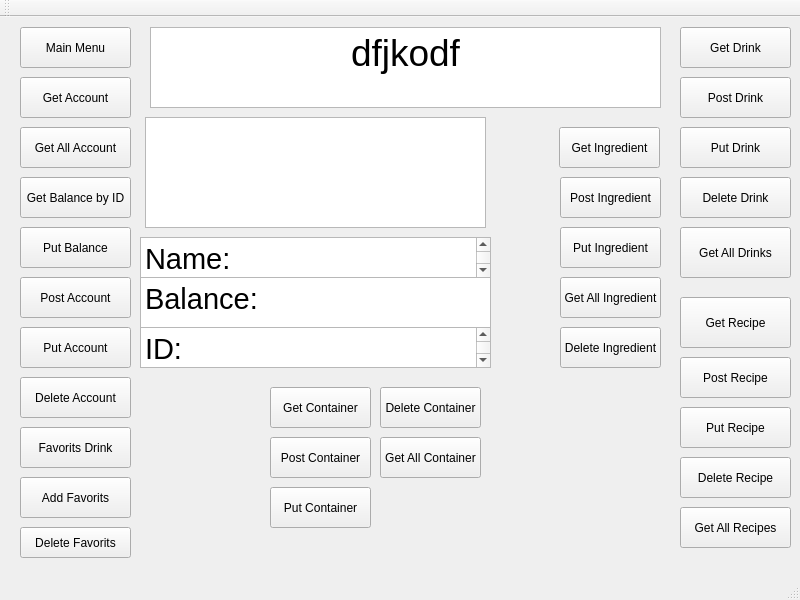
<?xml version="1.0" encoding="UTF-8"?>
<ui version="4.0">
 <class>MainWindow</class>
 <widget class="QMainWindow" name="MainWindow">
  <property name="geometry">
   <rect>
    <x>0</x>
    <y>0</y>
    <width>800</width>
    <height>600</height>
   </rect>
  </property>
  <property name="windowTitle">
   <string>MainWindow</string>
  </property>
  <widget class="QWidget" name="centralwidget">
   <widget class="QPushButton" name="pushPutAccountBalance">
    <property name="geometry">
     <rect>
      <x>20</x>
      <y>210</y>
      <width>111</width>
      <height>41</height>
     </rect>
    </property>
    <property name="text">
     <string>Put Balance</string>
    </property>
   </widget>
   <widget class="QPushButton" name="pushPostDrink">
    <property name="geometry">
     <rect>
      <x>680</x>
      <y>60</y>
      <width>111</width>
      <height>41</height>
     </rect>
    </property>
    <property name="text">
     <string>Post Drink</string>
    </property>
   </widget>
   <widget class="QPushButton" name="pushGetAccount">
    <property name="geometry">
     <rect>
      <x>20</x>
      <y>60</y>
      <width>111</width>
      <height>41</height>
     </rect>
    </property>
    <property name="text">
     <string>Get Account</string>
    </property>
   </widget>
   <widget class="QPushButton" name="pushGetDrink">
    <property name="geometry">
     <rect>
      <x>680</x>
      <y>10</y>
      <width>111</width>
      <height>41</height>
     </rect>
    </property>
    <property name="text">
     <string>Get Drink</string>
    </property>
   </widget>
   <widget class="QPushButton" name="pushFavoritsMenu">
    <property name="geometry">
     <rect>
      <x>20</x>
      <y>410</y>
      <width>111</width>
      <height>41</height>
     </rect>
    </property>
    <property name="text">
     <string>Favorits Drink</string>
    </property>
   </widget>
   <widget class="QTextBrowser" name="textMenu">
    <property name="geometry">
     <rect>
      <x>150</x>
      <y>10</y>
      <width>511</width>
      <height>81</height>
     </rect>
    </property>
    <property name="html">
     <string>&lt;!DOCTYPE HTML PUBLIC &quot;-//W3C//DTD HTML 4.0//EN&quot; &quot;http://www.w3.org/TR/REC-html40/strict.dtd&quot;&gt;
&lt;html&gt;&lt;head&gt;&lt;meta name=&quot;qrichtext&quot; content=&quot;1&quot; /&gt;&lt;meta charset=&quot;utf-8&quot; /&gt;&lt;style type=&quot;text/css&quot;&gt;
p, li { white-space: pre-wrap; }
&lt;/style&gt;&lt;/head&gt;&lt;body style=&quot; font-family:'Segoe UI'; font-size:9pt; font-weight:400; font-style:normal;&quot;&gt;
&lt;p align=&quot;center&quot; style=&quot; margin-top:0px; margin-bottom:0px; margin-left:0px; margin-right:0px; -qt-block-indent:0; text-indent:0px;&quot;&gt;&lt;span style=&quot; font-size:28pt;&quot;&gt;dfjkodf&lt;/span&gt;&lt;/p&gt;&lt;/body&gt;&lt;/html&gt;</string>
    </property>
   </widget>
   <widget class="QTextBrowser" name="textInformation">
    <property name="geometry">
     <rect>
      <x>145</x>
      <y>100</y>
      <width>341</width>
      <height>111</height>
     </rect>
    </property>
   </widget>
   <widget class="QPushButton" name="pushMainMenu">
    <property name="geometry">
     <rect>
      <x>20</x>
      <y>10</y>
      <width>111</width>
      <height>41</height>
     </rect>
    </property>
    <property name="text">
     <string>Main Menu</string>
    </property>
   </widget>
   <widget class="QPushButton" name="pushPostAccount">
    <property name="geometry">
     <rect>
      <x>20</x>
      <y>260</y>
      <width>111</width>
      <height>41</height>
     </rect>
    </property>
    <property name="text">
     <string>Post Account</string>
    </property>
   </widget>
   <widget class="QTextEdit" name="textInsertName">
    <property name="geometry">
     <rect>
      <x>140</x>
      <y>220</y>
      <width>351</width>
      <height>41</height>
     </rect>
    </property>
    <property name="html">
     <string>&lt;!DOCTYPE HTML PUBLIC &quot;-//W3C//DTD HTML 4.0//EN&quot; &quot;http://www.w3.org/TR/REC-html40/strict.dtd&quot;&gt;
&lt;html&gt;&lt;head&gt;&lt;meta name=&quot;qrichtext&quot; content=&quot;1&quot; /&gt;&lt;meta charset=&quot;utf-8&quot; /&gt;&lt;style type=&quot;text/css&quot;&gt;
p, li { white-space: pre-wrap; }
&lt;/style&gt;&lt;/head&gt;&lt;body style=&quot; font-family:'Segoe UI'; font-size:9pt; font-weight:400; font-style:normal;&quot;&gt;
&lt;p style=&quot; margin-top:0px; margin-bottom:0px; margin-left:0px; margin-right:0px; -qt-block-indent:0; text-indent:0px;&quot;&gt;&lt;span style=&quot; font-size:22pt;&quot;&gt;Name: &lt;/span&gt;&lt;/p&gt;&lt;/body&gt;&lt;/html&gt;</string>
    </property>
   </widget>
   <widget class="QPushButton" name="pushPutAccount">
    <property name="geometry">
     <rect>
      <x>20</x>
      <y>310</y>
      <width>111</width>
      <height>41</height>
     </rect>
    </property>
    <property name="text">
     <string>Put Account</string>
    </property>
   </widget>
   <widget class="QTextEdit" name="textInsertBalance">
    <property name="geometry">
     <rect>
      <x>140</x>
      <y>260</y>
      <width>351</width>
      <height>51</height>
     </rect>
    </property>
    <property name="html">
     <string>&lt;!DOCTYPE HTML PUBLIC &quot;-//W3C//DTD HTML 4.0//EN&quot; &quot;http://www.w3.org/TR/REC-html40/strict.dtd&quot;&gt;
&lt;html&gt;&lt;head&gt;&lt;meta name=&quot;qrichtext&quot; content=&quot;1&quot; /&gt;&lt;meta charset=&quot;utf-8&quot; /&gt;&lt;style type=&quot;text/css&quot;&gt;
p, li { white-space: pre-wrap; }
&lt;/style&gt;&lt;/head&gt;&lt;body style=&quot; font-family:'Segoe UI'; font-size:9pt; font-weight:400; font-style:normal;&quot;&gt;
&lt;p style=&quot; margin-top:0px; margin-bottom:0px; margin-left:0px; margin-right:0px; -qt-block-indent:0; text-indent:0px;&quot;&gt;&lt;span style=&quot; font-size:22pt;&quot;&gt;Balance: &lt;/span&gt;&lt;/p&gt;&lt;/body&gt;&lt;/html&gt;</string>
    </property>
   </widget>
   <widget class="QPushButton" name="pushGetAllAccount">
    <property name="geometry">
     <rect>
      <x>20</x>
      <y>110</y>
      <width>111</width>
      <height>41</height>
     </rect>
    </property>
    <property name="text">
     <string>Get All Account</string>
    </property>
   </widget>
   <widget class="QTextEdit" name="textId">
    <property name="geometry">
     <rect>
      <x>140</x>
      <y>310</y>
      <width>351</width>
      <height>41</height>
     </rect>
    </property>
    <property name="html">
     <string>&lt;!DOCTYPE HTML PUBLIC &quot;-//W3C//DTD HTML 4.0//EN&quot; &quot;http://www.w3.org/TR/REC-html40/strict.dtd&quot;&gt;
&lt;html&gt;&lt;head&gt;&lt;meta name=&quot;qrichtext&quot; content=&quot;1&quot; /&gt;&lt;meta charset=&quot;utf-8&quot; /&gt;&lt;style type=&quot;text/css&quot;&gt;
p, li { white-space: pre-wrap; }
&lt;/style&gt;&lt;/head&gt;&lt;body style=&quot; font-family:'Segoe UI'; font-size:9pt; font-weight:400; font-style:normal;&quot;&gt;
&lt;p style=&quot; margin-top:0px; margin-bottom:0px; margin-left:0px; margin-right:0px; -qt-block-indent:0; text-indent:0px;&quot;&gt;&lt;span style=&quot; font-size:22pt;&quot;&gt;ID:&lt;/span&gt;&lt;/p&gt;&lt;/body&gt;&lt;/html&gt;</string>
    </property>
   </widget>
   <widget class="QPushButton" name="pushDeleteAccount">
    <property name="geometry">
     <rect>
      <x>20</x>
      <y>360</y>
      <width>111</width>
      <height>41</height>
     </rect>
    </property>
    <property name="text">
     <string>Delete Account</string>
    </property>
   </widget>
   <widget class="QPushButton" name="pushGetAccountBalance">
    <property name="geometry">
     <rect>
      <x>20</x>
      <y>160</y>
      <width>111</width>
      <height>41</height>
     </rect>
    </property>
    <property name="text">
     <string>Get Balance by ID</string>
    </property>
   </widget>
   <widget class="QPushButton" name="pushPutRecipe">
    <property name="geometry">
     <rect>
      <x>680</x>
      <y>390</y>
      <width>111</width>
      <height>41</height>
     </rect>
    </property>
    <property name="text">
     <string>Put Recipe</string>
    </property>
   </widget>
   <widget class="QPushButton" name="pushPutDrink">
    <property name="geometry">
     <rect>
      <x>680</x>
      <y>110</y>
      <width>111</width>
      <height>41</height>
     </rect>
    </property>
    <property name="text">
     <string>Put Drink</string>
    </property>
   </widget>
   <widget class="QPushButton" name="pushDeleteDrink">
    <property name="geometry">
     <rect>
      <x>680</x>
      <y>160</y>
      <width>111</width>
      <height>41</height>
     </rect>
    </property>
    <property name="text">
     <string>Delete Drink</string>
    </property>
   </widget>
   <widget class="QPushButton" name="pushGetAllDrinks">
    <property name="geometry">
     <rect>
      <x>680</x>
      <y>210</y>
      <width>111</width>
      <height>51</height>
     </rect>
    </property>
    <property name="text">
     <string>Get All Drinks</string>
    </property>
   </widget>
   <widget class="QPushButton" name="pushGetRecipe">
    <property name="geometry">
     <rect>
      <x>680</x>
      <y>280</y>
      <width>111</width>
      <height>51</height>
     </rect>
    </property>
    <property name="text">
     <string>Get Recipe</string>
    </property>
   </widget>
   <widget class="QPushButton" name="pushPostRecipe">
    <property name="geometry">
     <rect>
      <x>680</x>
      <y>340</y>
      <width>111</width>
      <height>41</height>
     </rect>
    </property>
    <property name="text">
     <string>Post Recipe</string>
    </property>
   </widget>
   <widget class="QPushButton" name="pushDeleteRecipe">
    <property name="geometry">
     <rect>
      <x>680</x>
      <y>440</y>
      <width>111</width>
      <height>41</height>
     </rect>
    </property>
    <property name="text">
     <string>Delete Recipe</string>
    </property>
   </widget>
   <widget class="QPushButton" name="pushGetAllRecipe">
    <property name="geometry">
     <rect>
      <x>680</x>
      <y>490</y>
      <width>111</width>
      <height>41</height>
     </rect>
    </property>
    <property name="text">
     <string>Get All Recipes</string>
    </property>
   </widget>
   <widget class="QPushButton" name="pushAddFavorits">
    <property name="geometry">
     <rect>
      <x>20</x>
      <y>460</y>
      <width>111</width>
      <height>41</height>
     </rect>
    </property>
    <property name="text">
     <string>Add Favorits</string>
    </property>
   </widget>
   <widget class="QPushButton" name="pusDeleteFavorist">
    <property name="geometry">
     <rect>
      <x>20</x>
      <y>510</y>
      <width>111</width>
      <height>31</height>
     </rect>
    </property>
    <property name="text">
     <string>Delete Favorits</string>
    </property>
   </widget>
   <widget class="QPushButton" name="pushGetIngredient">
    <property name="geometry">
     <rect>
      <x>559</x>
      <y>110</y>
      <width>101</width>
      <height>41</height>
     </rect>
    </property>
    <property name="text">
     <string>Get Ingredient</string>
    </property>
   </widget>
   <widget class="QPushButton" name="pushPostIngredient">
    <property name="geometry">
     <rect>
      <x>560</x>
      <y>160</y>
      <width>101</width>
      <height>41</height>
     </rect>
    </property>
    <property name="text">
     <string>Post Ingredient</string>
    </property>
   </widget>
   <widget class="QPushButton" name="pushPutIngredient">
    <property name="geometry">
     <rect>
      <x>560</x>
      <y>210</y>
      <width>101</width>
      <height>41</height>
     </rect>
    </property>
    <property name="text">
     <string>Put Ingredient</string>
    </property>
   </widget>
   <widget class="QPushButton" name="pushGetAllIngredient">
    <property name="geometry">
     <rect>
      <x>560</x>
      <y>260</y>
      <width>101</width>
      <height>41</height>
     </rect>
    </property>
    <property name="text">
     <string>Get All Ingredient</string>
    </property>
   </widget>
   <widget class="QPushButton" name="pushDeleteIngredient">
    <property name="geometry">
     <rect>
      <x>560</x>
      <y>310</y>
      <width>101</width>
      <height>41</height>
     </rect>
    </property>
    <property name="text">
     <string>Delete Ingredient</string>
    </property>
   </widget>
   <widget class="QPushButton" name="pushGetContainer">
    <property name="geometry">
     <rect>
      <x>270</x>
      <y>370</y>
      <width>101</width>
      <height>41</height>
     </rect>
    </property>
    <property name="text">
     <string>Get Container</string>
    </property>
   </widget>
   <widget class="QPushButton" name="pushPostContainer">
    <property name="geometry">
     <rect>
      <x>270</x>
      <y>420</y>
      <width>101</width>
      <height>41</height>
     </rect>
    </property>
    <property name="text">
     <string>Post Container</string>
    </property>
   </widget>
   <widget class="QPushButton" name="pushPutContainer">
    <property name="geometry">
     <rect>
      <x>270</x>
      <y>470</y>
      <width>101</width>
      <height>41</height>
     </rect>
    </property>
    <property name="text">
     <string>Put Container</string>
    </property>
   </widget>
   <widget class="QPushButton" name="pushDeleteContainer">
    <property name="geometry">
     <rect>
      <x>380</x>
      <y>370</y>
      <width>101</width>
      <height>41</height>
     </rect>
    </property>
    <property name="text">
     <string>Delete Container</string>
    </property>
   </widget>
   <widget class="QPushButton" name="pushGetAllContainer">
    <property name="geometry">
     <rect>
      <x>380</x>
      <y>420</y>
      <width>101</width>
      <height>41</height>
     </rect>
    </property>
    <property name="text">
     <string>Get All Container</string>
    </property>
   </widget>
  </widget>
  <widget class="QMenuBar" name="menubar">
   <property name="geometry">
    <rect>
     <x>0</x>
     <y>0</y>
     <width>800</width>
     <height>22</height>
    </rect>
   </property>
  </widget>
  <widget class="QStatusBar" name="statusbar"/>
  <widget class="QToolBar" name="toolBar">
   <property name="windowTitle">
    <string>toolBar</string>
   </property>
   <attribute name="toolBarArea">
    <enum>TopToolBarArea</enum>
   </attribute>
   <attribute name="toolBarBreak">
    <bool>false</bool>
   </attribute>
  </widget>
 </widget>
 <resources/>
 <connections/>
</ui>
